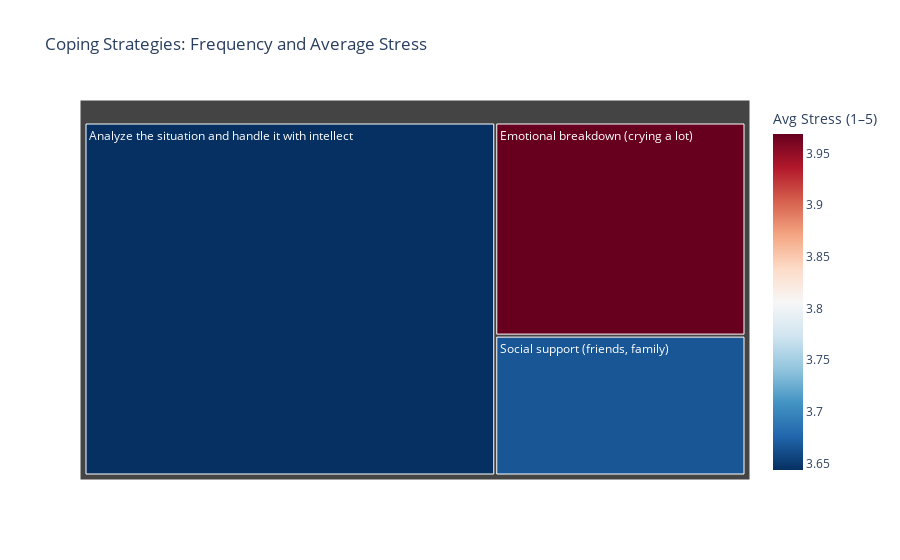

Notebook source saved alongside this figure:
### Markdown cell above
***
# Visualization 6: Stress and Coping Strategy

### Code cell
import plotly.express as px
import pandas as pd

# Summarize counts and mean stress by coping strategy
coping_summary = (
    df.groupby("Coping_Strategy", observed=True)
      .agg(Count=("Stress_Index", "size"),
           Mean_Stress=("Stress_Index", "mean"))
      .reset_index()
)

fig = px.treemap(
    coping_summary,
    path=["Coping_Strategy"],
    values="Count",
    color="Mean_Stress",
    color_continuous_scale="RdBu_r",
    title="Coping Strategies: Frequency and Average Stress"
)
fig.update_layout(
    coloraxis_colorbar=dict(title="Avg Stress (1–5)")
)
fig.show()

### Figure 1 — Plotly figure (JSON) as saved in the notebook; plotly's stock layout.template omitted (floating-point values rounded to 4 significant figures)
{"data": [{"branchvalues": "total", "customdata": [[3.644], [3.969], [3.667]], "domain": {"x": [0, 1], "y": [0, 1]}, "hovertemplate": "labels=%{label}<br>Count=%{value}<br>parent=%{parent}<br>id=%{id}<br>Mean_Stress=%{color}<extra></extra>", "ids": ["Analyze the situation and handle it with intellect", "Emotional breakdown (crying a lot)", "Social support (friends, family)"], "labels": ["Analyze the situation and handle it with intellect", "Emotional breakdown (crying a lot)", "Social support (friends, family)"], "marker": {"coloraxis": "coloraxis", "colors": [3.644, 3.969, 3.667]}, "name": "", "parents": ["", "", ""], "type": "treemap", "values": [87, 32, 21]}], "layout": {"coloraxis": {"colorbar": {"title": {"text": "Avg Stress (1–5)"}}, "colorscale": [[0, "rgb(5,48,97)"], [0.1, "rgb(33,102,172)"], [0.2, "rgb(67,147,195)"], [0.3, "rgb(146,197,222)"], [0.4, "rgb(209,229,240)"], [0.5, "rgb(247,247,247)"], [0.6, "rgb(253,219,199)"], [0.7, "rgb(244,165,130)"], [0.8, "rgb(214,96,77)"], [0.9, "rgb(178,24,43)"], [1, "rgb(103,0,31)"]]}, "legend": {"tracegroupgap": 0}, "title": {"text": "Coping Strategies: Frequency and Average Stress"}}}
